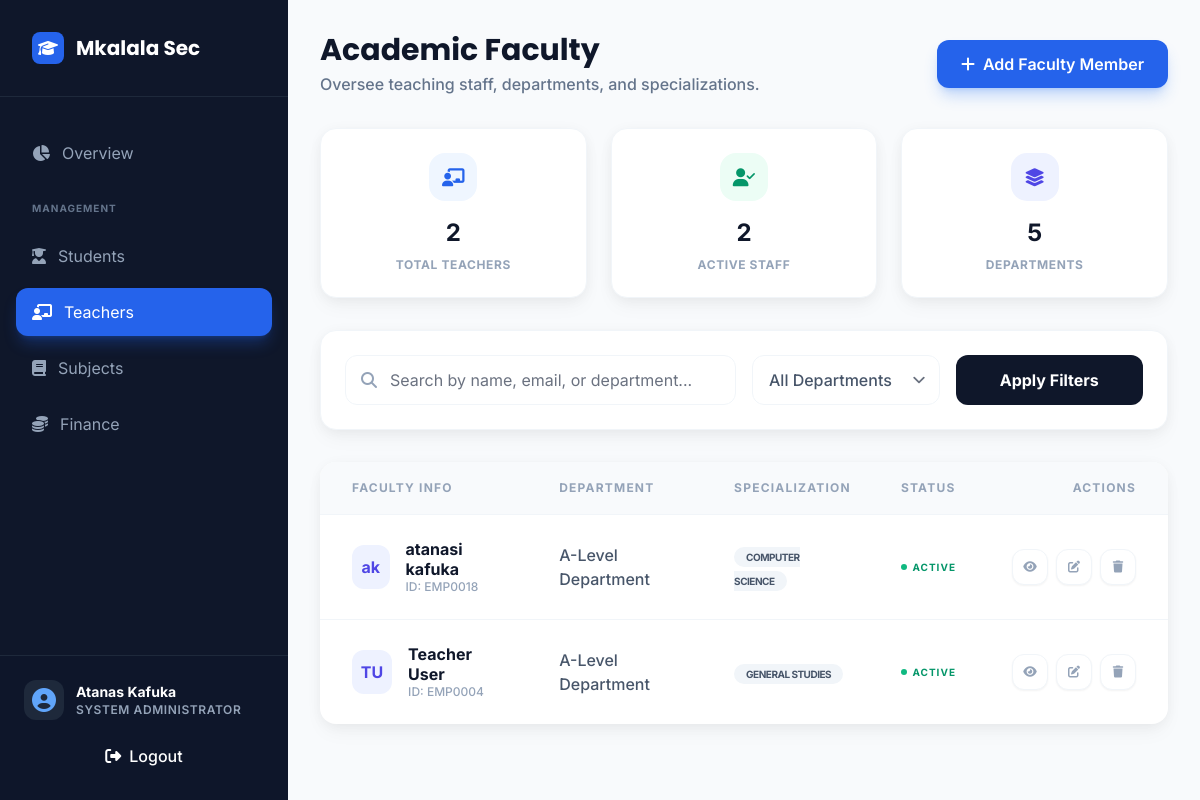
Screenshot of /teachers/ (signed in) with the database file from the repository.
### core/models.py (models this page shows, shortened)
class User(AbstractUser):
    ROLE_CHOICES = [
        ('student', _('Student')),
        ('teacher', _('Teacher')),
        ('headmaster', _('Head of School')),
    ]
    role = models.CharField(max_length=20, choices=ROLE_CHOICES, default='student')
    is_student = models.BooleanField(default=False)
    is_faculty = models.BooleanField(default=False)
    is_parent = models.BooleanField(default=False)
    is_headmaster = models.BooleanField(default=False)
    profile_picture = models.ImageField(upload_to='profile_pictures/', blank=True, null=True)
    groups = models.ManyToManyField(
        Group,
        verbose_name=_('groups'),
        blank=True,
        related_name='custom_user_set',
        related_query_name='custom_user',
    )
    user_permissions = models.ManyToManyField(
        Permission,
        verbose_name=_('user permissions'),
        blank=True,
        related_name='custom_user_set',
        related_query_name='custom_user',
    )

class FacultyProfile(models.Model):
    DESIGNATION_CHOICES = [
        ('prof', _('Professor')),
        ('assoc_prof', _('Associate Professor')),
        ('asst_prof', _('Assistant Professor')),
        ('lecturer', _('Lecturer')),
    ]
    user = models.OneToOneField(User, on_delete=models.CASCADE, related_name='faculty_profile')
    employee_id = models.CharField(max_length=20, unique=True, blank=True)
    department = models.ForeignKey(Department, on_delete=models.CASCADE)
    designation = models.CharField(max_length=MAX_NAME_LENGTH, choices=DESIGNATION_CHOICES)
    specialization = models.CharField(max_length=200, blank=True)
    joining_date = models.DateField(auto_now_add=True)
    profile_picture = models.ImageField(upload_to='faculty_pics/', blank=True, null=True)

class Department(models.Model):
    EDUCATION_LEVEL_CHOICES = [
        ('olevel', 'O-Level (Form 1-4)'),
        ('alevel', 'A-Level (Form 5-6)'),
        ('primary', 'Primary School'),
        ('tertiary', 'Tertiary/University'),
    ]
    code = models.CharField(max_length=10, unique=True)
    name = models.CharField(max_length=MAX_NAME_LENGTH)
    education_level = models.CharField(max_length=10, choices=EDUCATION_LEVEL_CHOICES, default='olevel')
    slug = models.SlugField(max_length=120, unique=True, blank=True)
    description = models.TextField(blank=True)
    class Meta:
        ordering = ['name']
        indexes = [models.Index(fields=['code'])]

### core/views.py (the view, shortened to what this page needs)
# urls.py: path('teachers/', views.admin_teacher_list, name='admin_teacher_list'),
@login_required
@user_passes_test(is_admin)
def admin_teacher_list(request):
    teachers = FacultyProfile.objects.select_related(
        'user', 'department'
    ).prefetch_related(
        'courseoffering_set__course',
        'courseoffering_set__semester'
    ).order_by('-user__date_joined')
    departments = Department.objects.all()
    search_query = request.GET.get('search', '')
    department_filter = request.GET.get('department', '')
    status_filter = request.GET.get('status', '')
    if department_filter:
        teachers = teachers.filter(department_id=department_filter)
    if status_filter:
        if status_filter == 'active':
            teachers = teachers.filter(user__is_active=True)
        elif status_filter == 'inactive':
            teachers = teachers.filter(user__is_active=False)
    total_teachers = teachers.count()
    active_teachers = teachers.filter(user__is_active=True).count()
    new_teachers_this_month = teachers.filter(
        user__date_joined__month=timezone.now().month,
        user__date_joined__year=timezone.now().year
    ).count()
    context = {
        'teachers': teachers,
        'departments': departments,
        'total_teachers': total_teachers,
        'active_teachers': active_teachers,
        'new_teachers_this_month': new_teachers_this_month,
        'search_query': search_query,
        'department_filter': department_filter,
        'status_filter': status_filter,
    }
    return render(request, 'core/admin_management/admin_teacher_list.html', context)

### core/utils.py (called while the page is built)
def is_admin(user):
    return hasattr(user, 'admin_profile') or (hasattr(user, 'role') and user.role == 'admin') or user.is_superuser

### templates/core/admin_management/admin_teacher_list.html (shortened to what this page needs)
{% extends 'core/base_dashboard.html' %}
{% load static %}
{% block user_role %}System Administrator{% endblock %}
{% block sidebar_nav %}
<a href="{% url 'admin_dashboard' %}" class="sidebar-item text-slate-400">
    <i class="fas fa-chart-pie"></i>
    <span>Overview</span>
</a>
<div class="pt-4 pb-2 px-4 text-[10px] font-bold text-slate-500 uppercase tracking-widest">Management</div>
<a href="{% url 'admin_student_list' %}" class="sidebar-item text-slate-400">
    <i class="fas fa-user-graduate"></i>
    <span>Students</span>
</a>
<a href="{% url 'admin_teacher_list' %}" class="sidebar-item-active">
    <i class="fas fa-chalkboard-teacher"></i>
    <span>Teachers</span>
</a>
<a href="{% url 'subjects_management' %}" class="sidebar-item text-slate-400">
    <i class="fas fa-book"></i>
    <span>Subjects</span>
</a>
<a href="{% url 'admin_fees' %}" class="sidebar-item text-slate-400">
    <i class="fas fa-coins"></i>
    <span>Finance</span>
</a>
{% endblock %}
{% block main_content %}
<div class="flex flex-col md:flex-row md:items-center justify-between gap-6">
    <div class="space-y-1">
        <h1 class="text-3xl font-display font-bold text-slate-900">Academic Faculty</h1>
        <p class="text-slate-500 font-medium">Oversee teaching staff, departments, and specializations.</p>
    </div>
    <div class="flex items-center space-x-3">
        <a href="{% url 'admin_teacher_create' %}" class="btn-glow-primary px-6 py-3 flex items-center">
            <i class="fas fa-plus mr-2"></i> Add Faculty Member
        </a>
    </div>
</div>
<div class="grid grid-cols-1 md:grid-cols-3 gap-6">
    <div class="stat-card-modern">
        <div class="stat-icon bg-blue-50 text-blue-600">
            <i class="fas fa-chalkboard-teacher text-lg"></i>
        </div>
        <p class="text-2xl font-bold">{{ teachers|length }}</p>
        <p class="text-xs font-bold text-slate-400 uppercase tracking-wider">Total Teachers</p>
    </div>
    <div class="stat-card-modern">
        <div class="stat-icon bg-emerald-50 text-emerald-600">
            <i class="fas fa-user-check text-lg"></i>
        </div>
        <p class="text-2xl font-bold">{{ teachers|length }}</p>
        <p class="text-xs font-bold text-slate-400 uppercase tracking-wider">Active Staff</p>
    </div>
    <div class="stat-card-modern">
        <div class="stat-icon bg-indigo-50 text-indigo-600">
            <i class="fas fa-layer-group text-lg"></i>
        </div>
        <p class="text-2xl font-bold">{{ departments|length }}</p>
        <p class="text-xs font-bold text-slate-400 uppercase tracking-wider">Departments</p>
    </div>
</div>
<div class="card-premium p-6 shadow-soft">
    <form method="get" class="grid grid-cols-1 md:grid-cols-4 gap-4">
        <div class="md:col-span-2 relative">
            <i class="fas fa-search absolute left-4 top-1/2 -translate-y-1/2 text-slate-400"></i>
            <input type="text" name="search" value="{{ request.GET.search }}"
                   class="w-full pl-11 pr-4 py-3 rounded-xl border border-slate-100 focus:ring-2 focus:ring-blue-600/20 focus:border-blue-600 transition-all"
                   placeholder="Search by name, email, or department...">
        </div>
        <div>
            <select name="department" class="w-full px-4 py-3 rounded-xl border border-slate-100 appearance-none bg-white font-medium text-slate-600">
                <option value="">All Departments</option>
            </select>
        </div>
        <button type="submit" class="bg-slate-900 text-white font-bold rounded-xl hover:bg-slate-800 transition-all flex items-center justify-center">
            Apply Filters
        </button>
    </form>
</div>
<div class="card-premium overflow-hidden border-none shadow-soft">
    <div class="p-0 overflow-x-auto">
        <table class="w-full text-left">
            <thead class="bg-slate-50 border-b border-slate-100">
                <tr>
                    <th class="px-8 py-5 text-xs font-bold text-slate-400 uppercase tracking-widest leading-none">Faculty Info</th>
                    <th class="px-6 py-5 text-xs font-bold text-slate-400 uppercase tracking-widest leading-none">Department</th>
                    <th class="px-6 py-5 text-xs font-bold text-slate-400 uppercase tracking-widest leading-none">Specialization</th>
                    <th class="px-6 py-5 text-xs font-bold text-slate-400 uppercase tracking-widest leading-none text-center">Status</th>
                    <th class="px-8 py-5 text-xs font-bold text-slate-400 uppercase tracking-widest leading-none text-right">Actions</th>
                </tr>
            </thead>
            <tbody class="divide-y divide-slate-100">
                {% for teacher in teachers %}
                <tr class="hover:bg-slate-50/50 transition-colors">
                    <td class="px-8 py-6">
                        <div class="flex items-center space-x-4">
                            <div class="w-11 h-11 rounded-xl bg-indigo-50 text-indigo-600 flex items-center justify-center font-bold">
                                {{ teacher.user.first_name.0 }}{{ teacher.user.last_name.0 }}
                            </div>
                            <div>
                                <p class="font-bold text-slate-900 leading-tight">{{ teacher.user.get_full_name|default:teacher.user.username }}</p>
                                <p class="text-xs text-slate-400 font-medium">ID: {{ teacher.employee_id|default:"N/A" }}</p>
                            </div>
                        </div>
                    </td>
                    <td class="px-6 py-6 font-medium text-slate-600">
                        {{ teacher.department.name|default:"Science & Tech" }}
                    </td>
                    <td class="px-6 py-6">
                        <span class="px-3 py-1 bg-slate-100 text-slate-600 text-[10px] font-bold rounded-full uppercase tracking-tighter">
                            {{ teacher.specialization|default:"General Instructor" }}
                        </span>
                    </td>
                    <td class="px-6 py-6 text-center">
                        {% if teacher.user.is_active %}
                            <div class="flex items-center justify-center space-x-1.5 text-emerald-600 font-bold text-[10px] uppercase tracking-widest">
                                <span class="w-1.5 h-1.5 rounded-full bg-emerald-500 animate-pulse"></span>
                                <span>Active</span>
                            </div>
                        {% else %}
                            <div class="flex items-center justify-center space-x-1.5 text-slate-400 font-bold text-[10px] uppercase tracking-widest">
                                <span class="w-1.5 h-1.5 rounded-full bg-slate-300"></span>
                                <span>Inactive</span>
                            </div>
                        {% endif %}
                    </td>
                    <td class="px-8 py-6 text-right">
                        <div class="flex items-center justify-end space-x-2">
                            <a href="{% url 'admin_teacher_detail' teacher.pk %}" class="w-9 h-9 rounded-xl bg-white border border-slate-100 text-slate-400 hover:text-blue-600 hover:border-blue-200 flex items-center justify-center transition-all shadow-sm">
                                <i class="fas fa-eye text-xs"></i>
                            </a>
                            <a href="{% url 'admin_teacher_edit' teacher.pk %}" class="w-9 h-9 rounded-xl bg-white border border-slate-100 text-slate-400 hover:text-indigo-600 hover:border-indigo-200 flex items-center justify-center transition-all shadow-sm">
                                <i class="fas fa-edit text-xs"></i>
                            </a>
                            <a href="{% url 'admin_teacher_delete' teacher.pk %}" class="w-9 h-9 rounded-xl bg-white border border-slate-100 text-slate-400 hover:text-red-600 hover:border-red-200 flex items-center justify-center transition-all shadow-sm">
                                <i class="fas fa-trash text-xs"></i>
                            </a>
                        </div>
                    </td>
                </tr>
                {% endfor %}
            </tbody>
        </table>
    </div>
</div>
{% endblock %}

### templates/core/base_dashboard.html (shortened to what this page needs)
{% load static %}
<!DOCTYPE html>
<html lang="en" class="h-full bg-slate-50 text-slate-900 antialiased">
<head>
    <link href="{% static 'css/tailwind.css' %}" rel="stylesheet" />
    <link rel="stylesheet" href="https://cdnjs.cloudflare.com/ajax/libs/font-awesome/6.4.0/css/all.min.css">
</head>
<body class="h-full font-sans overflow-hidden">
    <div class="flex h-full">
        <aside id="sidebar" class="fixed inset-y-0 left-0 z-50 w-72 bg-slate-900 text-white transition-transform duration-300 -translate-x-full lg:translate-x-0 lg:static lg:inset-0">
            <div class="flex flex-col h-full">
                <div class="p-8 border-b border-slate-800">
                    <a href="{% url 'public_home' %}" class="flex items-center space-x-3">
                        <div class="w-8 h-8 bg-blue-600 rounded-lg flex items-center justify-center text-white">
                            <i class="fas fa-graduation-cap"></i>
                        </div>
                        <span class="text-xl font-display font-bold">Mkalala Sec</span>
                    </a>
                </div>
                <nav class="flex-1 px-4 py-8 space-y-2 overflow-y-auto">
                    {% block sidebar_nav %}{% endblock %}
                </nav>
                <div class="p-6 border-t border-slate-800 bg-slate-900/50">
                    <div class="flex items-center space-x-3 mb-4">
                        <div class="w-10 h-10 rounded-xl bg-slate-800 flex items-center justify-center text-blue-400">
                            <i class="fas fa-user-circle text-2xl"></i>
                        </div>
                        <div class="flex-1 min-w-0">
                            {% if user %}
                                {% if user.get_full_name %}
                                    <p class="text-sm font-bold truncate">{{ user.get_full_name }}</p>
                                {% elif user.username %}
                                    <p class="text-sm font-bold truncate">{{ user.username }}</p>
                                {% else %}
                                    <p class="text-sm font-bold truncate">User</p>
                                {% endif %}
                            {% else %}
                                <p class="text-sm font-bold truncate">Guest</p>
                            {% endif %}
                            <p class="text-xs text-slate-400 uppercase tracking-wider font-semibold">{% block user_role %}{% endblock %}</p>
                        </div>
                    </div>
                    <a href="{% url 'logout' %}"
                       class="flex items-center justify-center space-x-2 px-4 py-2 bg-red-500 text-white rounded-lg hover:bg-red-600 transition-all duration-200 group"
                       onclick="return confirm('Are you sure you want to logout? Any unsaved work will be lost.')">
                        <i class="fas fa-sign-out-alt group-hover:rotate-12 transition-transform duration-200"></i>
                        <span class="font-medium">Logout</span>
                    </a>
                </div>
            </div>
        </aside>
        <div class="flex-1 flex flex-col min-w-0 overflow-hidden">
            <main class="flex-1 overflow-y-auto p-4 lg:p-8 space-y-8">
                {% block main_content %}{% endblock %}
            </main>
        </div>
    </div>
</body>
</html>

### rows the page displays
User: get_full_name "Atanas Kafuka"
FacultyProfile: user.first_name.0 "a", user.last_name.0 "k", user.get_full_name "atanasi kafuka", employee_id "EMP0018", department.name "A-Level Department", specialization "COMPUTER SCIENCE", shows "ACTIVE"
FacultyProfile: user.first_name.0 "T", user.last_name.0 "U", user.get_full_name "Teacher User", employee_id "EMP0004", department.name "A-Level Department", specialization "GENERAL STUDIES", shows "ACTIVE"

### other values shown
{{ teachers|length }} "2"
{{ departments|length }} "5"
